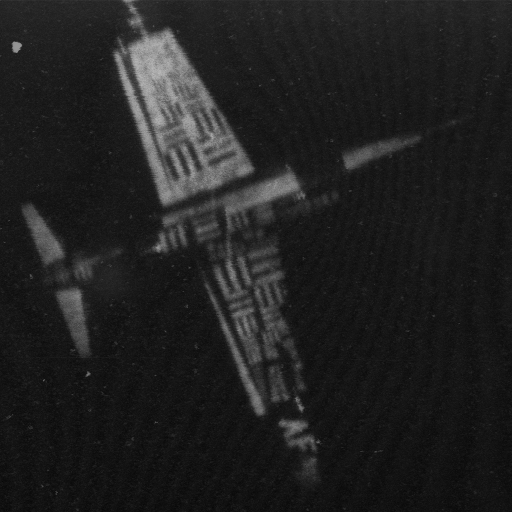
//> input picture 04-histogam-specification/1.tiff, 1024 x 1024 px (shown at 1/2 size)
$ ./main   (built with g++ and OpenCV 4)
//> lines starting //> are read from the running program, lines starting //| are printed output that depends on the picture
#include <opencv2/core.hpp>
#include <opencv2/imgcodecs.hpp>
#include <opencv2/highgui.hpp>
#include<opencv2/imgproc/imgproc_c.h>
#include <opencv2/imgproc.hpp>
#include <iostream>
#include <stdio.h>
#include <time.h>
#include <omp.h>
#include <math.h>
#include <map>
#include <string>

#define PI 3.1415926535

using namespace cv;
using namespace std;
clock_t start() {
	return clock();
}

double finish(clock_t start) {
	return (double)(clock() - start) / CLOCKS_PER_SEC;
}

void histogram_draw(Mat& imageGray, string name) {
	const int histSize = 255;   //定义灰度级数量
	float histR[] = { 0,255 };   //定义每个灰度级下取值范围
	const float *histRange = histR;
	Mat imageHist, imageNormalize;

	//计算直方图
	calcHist(&imageGray, 1, 0, Mat(), imageHist, 1, &histSize, &histRange, true, false);

	//直方图归一化到范围[0,histSize]
	normalize(imageHist, imageNormalize, 0, histSize, NORM_MINMAX, -1, Mat());
	//创建直方图画布
	Mat imageShowHist(histSize, histR[1], CV_8UC3, Scalar(255, 255, 255));
	for (int i = 0; i < histSize; i++)
	{
		line(imageShowHist, Point(i, histR[1]), Point(i, histR[1] - cvRound(imageNormalize.at<float>(i))), Scalar(0, 0, 255), 1, 8, 0);
	}
	imshow(name, imageShowHist);
}


void histogram_specification(Mat& src, Mat& dst, float target_hist[]) {
	int height = src.rows;
	int width = src.cols;


	src.copyTo(dst);     //src拷贝到dst

	int hist[256] = { 0 };

	// 对原图进行直方图统计
	for (int i = 0; i < height; i++) {
		for (int j = 0; j < width; j++) {
			hist[src.at<uchar>(i, j)]++;
		}
	}

	// 提前算出前缀和，避免均衡化时的流依赖，空间换时间
	float prefix_sum[256] = { 0 };
	prefix_sum[0] = hist[0];
	for (int i = 1; i < 256; i++) {
		prefix_sum[i] = hist[i] + prefix_sum[i - 1];
	}

	// 均衡化，得到均衡化映射S(r)，其中r是原图的灰度级
	int hist_map[256] = { 0 };
	float total = height * width;

	for (int i = 0; i < 256; i++) {
		hist_map[i] = (int)((255.0f * (float)prefix_sum[i] / total) + 0.5);
	}
	//histogram_draw(hist_map, 256, "junhenghua");

	// 对target_hist同理操作，先计算前缀和，然后均衡化得到映射V(z)，其中z是目标图像灰度级
	prefix_sum[0] = target_hist[0];
	for (int i = 1; i < 256; i++) {
		prefix_sum[i] = target_hist[i] + prefix_sum[i - 1];
	}
	int target_hist_map[256] = { 0 };
	for (int i = 0; i < 256; i++) {
		target_hist_map[i] = (int)((255.0f * (float)prefix_sum[i]) + 0.5);
	}


	// 由于原图和目标图在均衡化后的直方图应该是相同的，所以我们要以均衡化后的直方图为桥梁，寻找r和z的映射关系，即V^(-1)(z)到S^(-1)(r)的关系
	// 在寻找这个映射之前，首先要计算出在z和r下，V(z)和S(r)的距离，以便于接下来判断
	float diff_hist[256][256];
	for (int i = 0; i < 256; i++)
		for (int j = 0; j < 256; j++)
			diff_hist[i][j] = fabs(hist_map[i] - target_hist_map[j]);

	// 寻找使得V(z)和S(r)的距离最小的z和r的映射关系
	map<int, int> map;

	for (int i = 0; i < 256; i++) {
		int min = diff_hist[i][0];
		int z = 0;

		for (int j = 1; j < 256; j++) {
			if (min > diff_hist[i][j]) {
				min = diff_hist[i][j];
				z = j;
			}
		}
		map[i] = z;
	}

	// 对原图进行直方图规定化
#pragma omp parallel for schedule(dynamic)
	for (int i = 0; i < height; i++) {
		uchar *pdata = dst.ptr<uchar>(i);
		for (int j = 0; j < width; j++) {
			*(pdata + j) = map[*(pdata + j)];
		}
	}
}

void build_target_hist(float target[]) {
	// [9 lines of commented-out code are left out]
	for (int i = 0; i < 256; i++) {
		target[i] = 1.0 / 256.0;
	}
}

void build_target_hist(float target[], Mat& target_img) {

	Mat imageHist, imageNormalize;
	float histR[] = { 0,255 };   //定义每个灰度级下取值范围
	const int histSize = 255;   //定义灰度级数量
	const float *histRange = histR;
	calcHist(&target_img, 1, 0, Mat(), imageHist, 1, &histSize, &histRange, true, false);
	float total = target_img.rows * target_img.cols;
	for (int i = 0; i < histSize + 1; i++) {
		target[i] = ((float *)imageHist.data)[i] / total;
	}
}

int main(int argc, char** argv)
{

	Mat img, target_img, img_gray, target_img_gray, offical_hist_equalize, img_personal;
	if (argc == 3)
	{
		img = imread(argv[1], IMREAD_COLOR);
		target_img = imread(argv[1], IMREAD_COLOR);
	}
	else {           //default
		img = imread("1.tiff", IMREAD_COLOR);
//> img is the input picture: 1024 rows x 1024 cols, CV_8UC3; min 4, max 192, mean 32.5
		target_img = imread("2.tiff", IMREAD_COLOR);
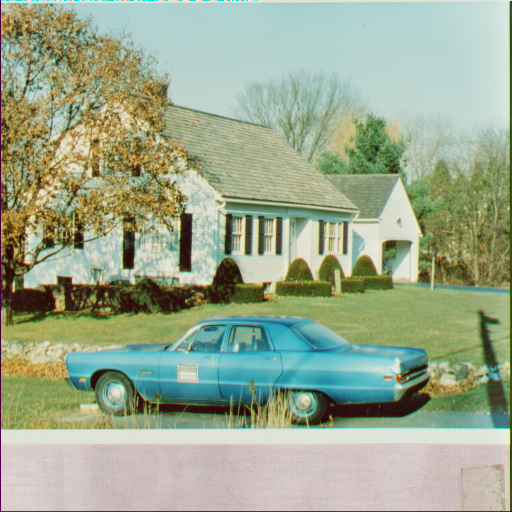
//> input picture 04-histogam-specification/2.tiff, 512 x 512 px
//> target_img is the input picture: 512 rows x 512 cols, CV_8UC3; mean B, G, R 142.2, 168.2, 155.4
	}


	if (img.empty() || target_img.empty())
	{
		fprintf(stderr, "Could not open or find the image");
		return -1;
	}
	resize(img, img, Size(256, 256));
//> img: 256 rows x 256 cols, CV_8UC3
	resize(target_img, target_img, Size(256, 256));
//> target_img: 256 rows x 256 cols, CV_8UC3
	cvtColor(img, img_gray, COLOR_BGR2GRAY);
	cvtColor(target_img, target_img_gray, COLOR_BGR2GRAY);
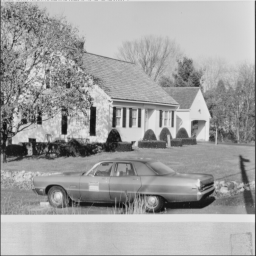
//> target_img_gray: 256 rows x 256 cols, CV_8UC1; min 14, max 236, mean 161.6

	// 1.1. 显示原图和直方图
	imshow("Origin Gray Image", img_gray);
	histogram_draw(img_gray, "Origin Hist");
//> in histogram_draw, `calcHist(&imageGray, 1, 0, Mat(), imageHist, 1, &histSize, &histRange,..`: imageHist = 255 values, max 4043 at index 22, min 0 at index 0, mean 257
//> in histogram_draw, `normalize(imageHist, imageNormalize, 0, histSize, NORM_MINMAX, -1, Mat..`: imageNormalize = 255 values, max 255 at index 22, min 0 at index 0, mean 16.21
//> after the loop in histogram_draw, `for (int i = 0; i < histSize; i++)`:
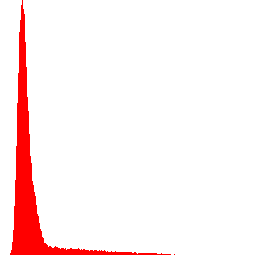
//> imageShowHist: 255 rows x 255 cols, CV_8UC3; mean B, G, R 238.8, 238.8, 255


	// 1.2. 显示目标图和直方图
	imshow("Target Gray Image", target_img_gray);
	histogram_draw(target_img_gray, "Target Hist");

	// 2. 显示官方直方图均衡化结果
	clock_t s = start();
	equalizeHist(img_gray, offical_hist_equalize);
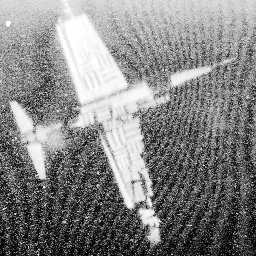
//> offical_hist_equalize: 256 rows x 256 cols, CV_8UC1; min 0, max 255, mean 132
	printf("<<<<<Offical Histogram Equalize Duration: %lf>>>>>>>\n", finish(s));
	namedWindow("Offical Histogram Equalize Image", WINDOW_AUTOSIZE);
	imshow("Offical Histogram Equalize Image", offical_hist_equalize);
	histogram_draw(offical_hist_equalize, "Offical Hist");
//> call 3 of histogram_draw, with name = "Offical Hist"
//> in histogram_draw (call 3), `calcHist(&imageGray, 1, 0, Mat(), imageHist, 1, &histSize, &histRange,..`: imageHist = 255 values, max 4043 at index 97, min 0 at index 2, mean 256.4
//> in histogram_draw (call 3), `normalize(imageHist, imageNormalize, 0, histSize, NORM_MINMAX, -1, Mat..`: imageNormalize = 255 values, max 255 at index 97, min 0 at index 2, mean 16.17
//> after the loop in histogram_draw (call 3), `for (int i = 0; i < histSize; i++)`:
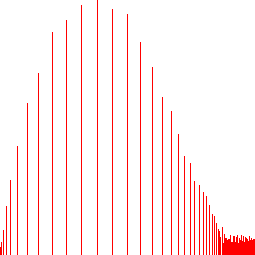
//> imageShowHist: 255 rows x 255 cols, CV_8UC3; mean B, G, R 238.8, 238.8, 255

	// 3. 显示个人直方图规定化实现结果
	float target_hist[256] = { 0 };
	//build_target_hist(target_hist);
	build_target_hist(target_hist, target_img_gray);
//> in build_target_hist, `calcHist(&target_img, 1, 0, Mat(), imageHist, 1, &histSize, &histRange..`: imageHist = 255 values, max 1963 at index 200, min 0 at index 0, mean 257
//> target_hist = 256 values, max 0.03 at index 200, min 0 at index 0, mean 0.00391
	s = start();
	histogram_specification(img_gray, img_personal, target_hist);
//> after the loop in histogram_specification, `for (int i = 0; i < height; i++)`: hist = 256 values, max 4043 at index 22, min 0 at index 0, mean 256
//> after the loop in histogram_specification, `for (int i = 1; i < 256; i++)`: prefix_sum = 256 values from 0 to 65536
//> after the loop in histogram_specification, `for (int i = 0; i < 256; i++)`: hist_map = 256 values from 0 to 255
//> after the loop in histogram_specification, `for (int i = 1; i < 256; i++)`: prefix_sum = 256 values from 0 to 1
//> after the loop in histogram_specification, `for (int i = 0; i < 256; i++)`: target_hist_map = 256 values from 0 to 255
//> the loop in histogram_specification, `for (int i = 0; i < 256; i++)` made 256 passes
//> (min, z) on passes 1 to 3: (0, 0), (0, 0), (0, 0)
//> after the loop in histogram_specification, `for (int i = 0; i < 256; i++)`: map = 256 items
//> after the loop in histogram_specification, `for (int i = 0; i < height; i++)`:
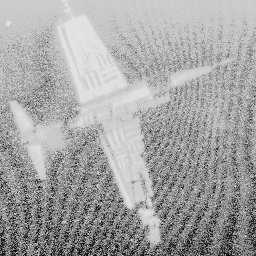
//> dst: 256 rows x 256 cols, CV_8UC1; min 0, max 228, mean 164.3
	printf("<<<<<Personal Histogram Specification Duration: %lf>>>>>>>\n", finish(s));
	namedWindow("Personal Histogram Specification Image", WINDOW_AUTOSIZE);
	imshow("Personal Histogram Specification Image", img_personal);
	histogram_draw(img_personal, "Personal Hist");
//> call 4 of histogram_draw, with name = "Personal Hist"
//> in histogram_draw (call 4), `calcHist(&imageGray, 1, 0, Mat(), imageHist, 1, &histSize, &histRange,..`: imageHist = 255 values, max 4043 at index 154, min 0 at index 1, mean 257
//> in histogram_draw (call 4), `normalize(imageHist, imageNormalize, 0, histSize, NORM_MINMAX, -1, Mat..`: imageNormalize = 255 values, max 255 at index 154, min 0 at index 1, mean 16.21
//> after the loop in histogram_draw (call 4), `for (int i = 0; i < histSize; i++)`:
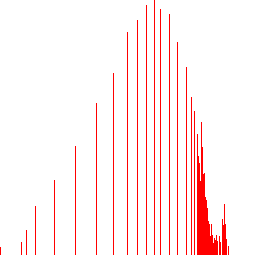
//> imageShowHist: 255 rows x 255 cols, CV_8UC3; mean B, G, R 238.8, 238.8, 255

	waitKey(0); // 任意键退出
	return 0;
}
